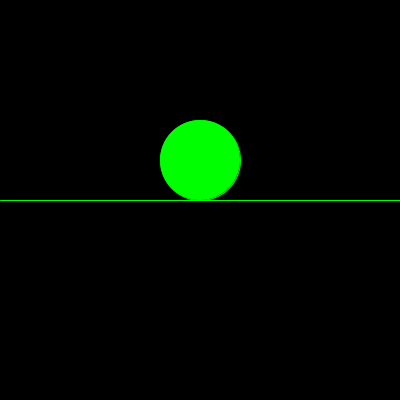
Frame 1 (no input)
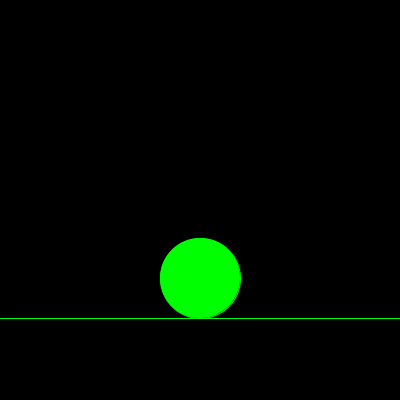
Frame 60 (the mouse pressed at the canvas centre just before this capture)
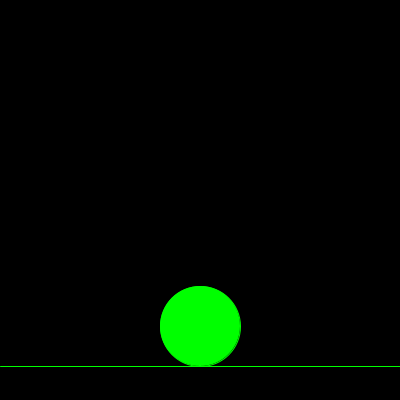
Frame 120 (the mouse held since frame 60 and released just before this capture)

The Processing sketch that drew these frames (run headless with seeded random() and noise(); from frame 60 on, the mouse is pressed at the canvas centre):

// Processing sketch: Ejercicio19
// ── Ejercicio19.pde
float xLinea, yLinea; 
float xElipse, yElipse; 
float velocidad = 2; 

void setup() {
  size(400, 400);
  xLinea = 0;
  yLinea = height / 2;
  xElipse = width / 2;
  yElipse = yLinea - 40;
}

void draw() {
  background(0);
  stroke(0, 255, 0); 
  line(xLinea, yLinea, width, yLinea);
  fill(0, 255, 0); 
  ellipse(xElipse, yElipse, 80, 80);
 
  yLinea += velocidad;
  
  if (yLinea > height || yLinea < 0) {
    velocidad *= -1; 
  }
  yElipse = yLinea - 40;
}
